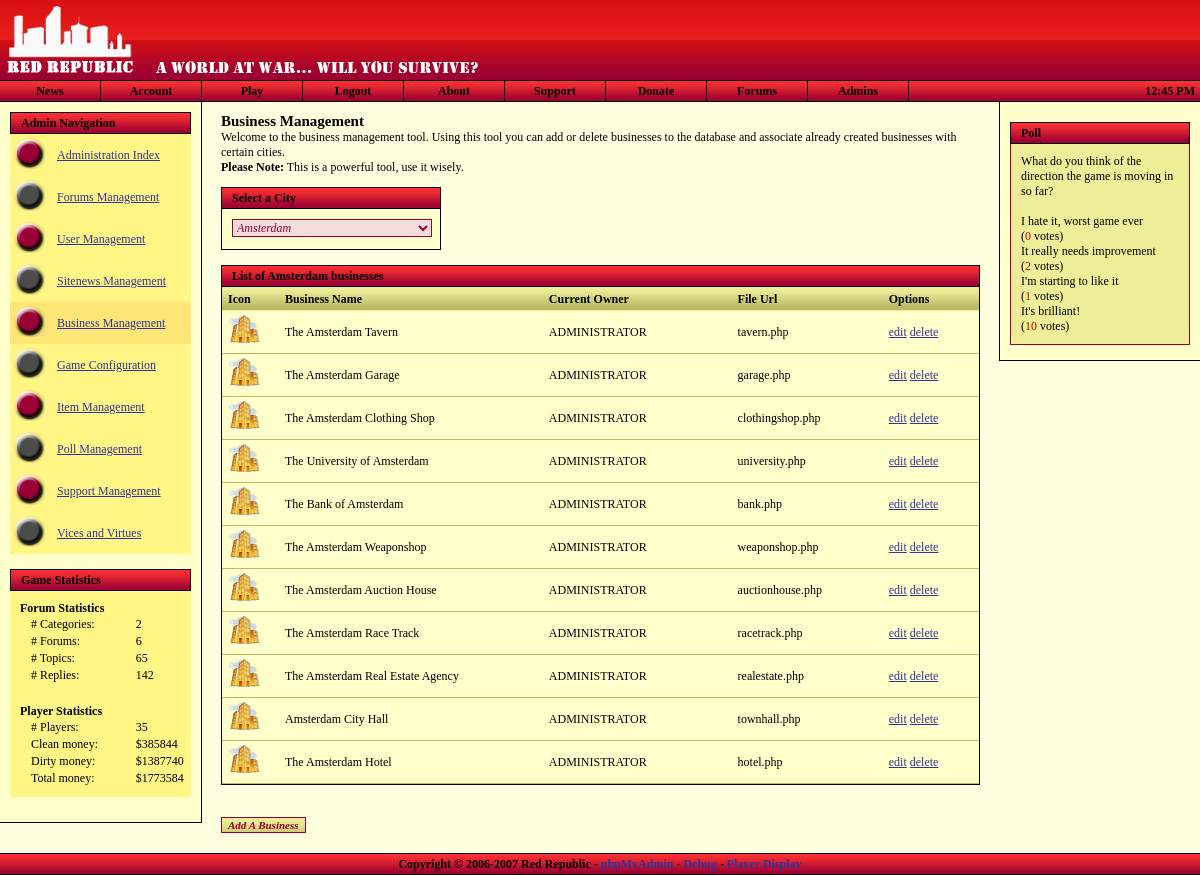
Screenshot of /admin/businessmanagement.php (signed in) with the database file from the repository.
### tables this page shows
CREATE TABLE `polls` (
  `id` bigint(20) NOT NULL auto_increment,
  `title` varchar(225) NOT NULL default '',
  `date` varchar(225) NOT NULL default '',
  `author` varchar(225) NOT NULL default '',
  `options` varchar(225) NOT NULL default '',
  `votes` bigint(20) NOT NULL default '0',
  `open` varchar(5) NOT NULL default '',
  `displayed` varchar(5) NOT NULL default '',
  KEY `id` (`id`)
);

CREATE TABLE `polls_options` (
  `id` bigint(20) NOT NULL auto_increment,
  `parent` bigint(20) NOT NULL default '0',
  `option` varchar(225) NOT NULL default '',
  `votes` bigint(20) NOT NULL default '0',
  KEY `id` (`id`)
);

CREATE TABLE `locations` (
  `id` bigint(20) NOT NULL auto_increment,
  `location_name` varchar(255) NOT NULL default '',
  `weather_url` varchar(255) NOT NULL default '',
  `min_temp` int(11) NOT NULL default '0',
  `max_temp` int(11) NOT NULL default '0',
  `avg_wind_dir` char(3) NOT NULL default '',
  `avg_wind_speed` int(11) NOT NULL default '0',
  `pressure` int(11) NOT NULL default '0',
  `dewpoint` int(11) NOT NULL default '0',
  `windchill` int(11) NOT NULL default '0',
  `humidity` int(11) NOT NULL default '0',
  `sunrise` time NOT NULL default '00:00:00',
  `sunset` time NOT NULL default '00:00:00',
  PRIMARY KEY  (`id`)
);

CREATE TABLE `localcity` (
  `id` bigint(20) NOT NULL auto_increment,
  `location_id` bigint(20) NOT NULL default '0',
  `business_id` bigint(20) NOT NULL default '0',
  PRIMARY KEY  (`id`)
);

CREATE TABLE `businesses` (
  `id` bigint(20) NOT NULL auto_increment,
  `business_type` int(11) NOT NULL default '0',
  `owner_id` bigint(20) NOT NULL default '0',
  `bank_id` bigint(20) NOT NULL default '0',
  `name` varchar(255) NOT NULL default '',
  `icon` varchar(255) NOT NULL default '',
  `desc` varchar(255) NOT NULL default '',
  `url` varchar(255) NOT NULL default '',
  `for_sale` varchar(5) NOT NULL default 'true',
  `sale_price` bigint(20) NOT NULL,
  PRIMARY KEY  (`id`)
);

CREATE TABLE `char_characters` (
  `id` bigint(20) NOT NULL auto_increment,
  `account_id` bigint(20) NOT NULL default '0',
  `nickname` varchar(25) NOT NULL default '',
  `firstname` varchar(25) NOT NULL default '',
  `lastname` varchar(25) NOT NULL default '',
  `gender` char(1) NOT NULL default '',
  `birthdate` date NOT NULL default '0000-00-00',
  `creationdate` date NOT NULL default '0000-00-00',
  `background` text NOT NULL,
  `money_clean` bigint(20) NOT NULL default '0',
  `money_dirty` bigint(20) NOT NULL default '0',
  `homecity` int(11) NOT NULL default '0',
  `location` int(11) NOT NULL default '0',
  `stats_id` bigint(20) NOT NULL default '0',
  `timers_id` bigint(20) NOT NULL default '0',
  `rank_id` bigint(20) NOT NULL default '0',
  `health` int(11) NOT NULL default '100',
  `maxhealth` int(11) NOT NULL default '100',
  `quote` text NOT NULL,
  PRIMARY KEY  (`id`)
);

### admin/businessmanagement.php (the view, shortened to what the rows shown need)
<?
$ext_style="forums_style.css";
$nav = "businessman";
include_once "../includes/utility.inc.php";
include_once "../includes/header.php";
?>
<h1>Business Management</h1>
<p>Welcome to the business management tool. Using this tool you can add or delete businesses to the database and associate already created businesses with certain cities.<br /><strong>Please Note:</strong> This is a powerful tool, use it wisely.</p>
<div style="width: 220px;">
	<div class="title" style="padding-left: 10px;">
	</div>
	<div class="content">
			<?
			$loc = "";
			$q = $db->query( "SELECT * FROM locations" );
			?>
	</div>
</div>
<?
$location_id = $_GET['locid'];
if ( !isset( $_GET['locid'] ) || $_GET['locid'] == "" )
{
	$r = $db->fetch_array( $q );
	$location_id = $r['id'];
	$loc = $r['location_name'];
}
		?>
<div class="title" style="padding-left: 10px;">
	List of <?=$loc;?> businesses
</div>
<div class="content" style="padding: 0px; margin-bottom: 30px;">
	<div class="row" style="background-color: #ee9; background-image: url('<?=$rootdir;?>/images/forumgrad_vert_20.png'); border: none;">
	</div>
	<?
	$q = $db->query( "SELECT * FROM localcity INNER JOIN businesses ON localcity.business_id = businesses.id INNER JOIN char_characters ON businesses.owner_id = char_characters.id WHERE location_id=$location_id" );
	while ( $r = $db->fetch_array( $q ) )
	{
	?>
	<div class="row">
		<table class="row">
			<tr>
				<td class="field" style="width: 50px;">
				<? if ( $r['icon'] != "" ) { ?><img src="<?=$r['icon'];?>" alt="" style="height: 32px; width: 32px;" /><? }
				else { ?><img src="../images/nav/nav_localcity.png" alt="" style="height: 32px; width: 32px;" /><? } ?>
				</td>
				<td class="field" style="width: 35%;"><?=$r['name'];?></td>
				<td class="field" style="width: 25%;"><?=$r['nickname'];?></td>
				<td class="field" style="width: 20%;"><?=$r['url'];?></td>
				<td class="field"><a href="<?=$PHP_SELF;?>?locid=<?=$location_id;?>&amp;act=edit&amp;bid=<?=$r['business_id'];?>">edit</a> <a href="<?=$PHP_SELF;?>?locid=<?=$location_id;?>&amp;act=delete&amp;bid=<?=$r['business_id'];?>">delete</a></td>
			</tr>
		</table>
	</div>
	<?
	}
	?>
</div>
<div style="margin-bottom: 30px; margin-top: 20px;">
<input type="button" class="std_input" value="Add A Business" style="background-color: #bb6; background-image: url('<?=$rootdir;?>/images/forumgrad_vert_20.png'); margin-right: 3px;" onclick="window.location = 'businessmanagement.php?locid=<?=$location_id;?>&amp;act=add';" />
</div>
<?
include_once "../includes/footer.php";
?>

### includes/header.php (shortened to what the rows shown need)
<?
include_once "utility.inc.php";
?>
<!DOCTYPE html PUBLIC "-//W3C//DTD XHTML 1.0 Strict//EN"
"http://www.w3.org/TR/xhtml1/DTD/xhtml1-strict.dtd">
<html xmlns="http://www.w3.org/1999/xhtml">
<head>
	<link rel="stylesheet" type="text/css" href="<?=$rootdir;?>/stylesheets/general_style.css" />
	<?
	if ( isset( $ext_style ) && $ext_style != "" )
	{
		$file = explode( "::", $ext_style );
		foreach ( $file as $value )
			echo "<link rel=\"stylesheet\" type=\"text/css\" href=\"" . $rootdir . "/stylesheets/" . trim( $value ) ."\" />\n";
	}
	?>
</head>
<body id="body" style="margin-left: 0px; margin-top: 0px; margin-right: 0px; margin-bottom: 0px;"
<?
if ( isset( $err ) && $err->is_error() ) { ?>onload="openErrorDisplay();"<? }
elseif ( isset( $nav ) && $nav == "events" && $char->hasEventRequest() ) { ?>onload="openEventRequest();"<? } ?>
>
<div style="position: relative; min-height: 100%;">
	<div class="maindiv">
		<div style="position: relative; min-height: 85%;">
			<? if ( isset( $_SESSION['ingame'] ) && user_auth() ) { ?>
			<div class="rightcontent">
				<div class="title" style="background: url('<?=$rootdir;?>/images/forumgrad_vert_20.png'); text-align: right; margin: 10px;">
				<?
				if ( $char->hasEventRequest() )
				{
					?>
					<img src="<?=$rootdir;?>/images/icon_read_red_anim.gif" alt="I" title="You have an event request." onclick="window.location='<?=$rootdir;?>/events/index.php';" style="margin-top: 2px; cursor: pointer;" />
					<?
				}
				$mailboxquery = $db->query( "SELECT * FROM char_mailbox WHERE char_id=". $char->character_id ." AND has_arrived=1" );
				if ( $db->getRowCount( $mailboxquery ) == 0 )
				{
					?>
					<img src="<?=$rootdir;?>/images/icon_mailbox.png" alt="I" title="Go to your mailbox" onclick="window.location='<?=$rootdir;?>/mailbox.php';" style="margin-top: 2px; cursor: pointer;" />
					<?
				}
				else
				{
					?>
					<img src="<?=$rootdir;?>/images/icon_mailbox_anim.gif" alt="I" title="You've got mail." onclick="window.location='<?=$rootdir;?>/mailbox.php';" style="margin-top: 2px; cursor: pointer;" />
					<?
				}
				?>
				<img src="<?=$rootdir;?>/images/charstats.png" alt="I" title="Show Character Information" onclick="showCharacter();" style="margin-top: 2px; cursor: pointer;" />
				<img src="<?=$rootdir;?>/images/icon_inventory.gif" alt="I" title="Show Inventory Listing" onclick="showInventory();" style="margin-top: 2px; cursor: pointer;" />
				<img src="<?=$rootdir;?>/images/icon_users.png" alt="U" title="Show User List" onclick="showUserList();" style="margin-top: 2px; cursor: pointer;" />
				</div>
				<div class="title" style="margin: 10px; margin-bottom: 0px;">
					<div style="margin-left: 10px;">Avatar</div>
				</div>
				<div class="content" style="border: none; margin-left: 10px; margin-right: 10px; background-color: #fff686;">
					<img src="<?=$rootdir;?>/images/<?
					if ( strlen( $char->avatar_url ) == 0 ) { print("cs_avatar150x150.png"); } else { print( $char->avatar_url ); }
					?>" alt="Avatar" style="margin-left: 5px;" />
				</div>
				<div class="title" style="margin: 10px; margin-bottom: 0px;">
					<div style="margin-left: 10px;">Character Information</div>
				</div>
				<div class="content" style="border: none; margin-left: 10px; margin-right: 10px; background-color: #fff686;">
				<table style="width: 100%;" cellspacing="0">
				<tr>
					<td style="width: 45%;"><strong>Nick:</strong></td><td><?=$char->nickname;?></td>
				</tr><tr>
					<td style="width: 45%;"><strong>First:</strong></td><td><?=$char->firstname;?></td>
				</tr><tr>
					<td style="width: 45%;"><strong>Last:</strong></td><td><?=$char->lastname;?></td>
				</tr><tr>
					<td style="width: 45%;"><strong>Birth:</strong></td><td><?=date( dateDisplay(), strtotime( $char->birthdate ) );?></td>
				</tr><tr>
					<td style="width: 45%;"><strong>Sex:</strong></td><td><?=$char->gender_full;?></td>
				</tr><tr>
					<td colspan="2" style="height: 15px;">&nbsp;</td>
				</tr><tr>
					<td colspan="2" align="center" style="padding: 0px; border: 1px solid #990033; border-bottom: none; color: #fff; height: 20px; background: url( '<?=$rootdir;?>/images/grad_vert_20.png' ); width: 100%;">
						<strong>Health</strong>
					</td>
				</tr><tr>
					<td colspan="2" style="border: solid 1px #990033; border-top: none; padding: 0px;">
						<table style="width: 100%; padding: 0px;" cellspacing="0" cellpadding="0">
						<tr>
						<? $leftwidth = $char->health / $char->maxhealth; $leftwidth *= 100; ?>
						<td style="width: <?=$leftwidth;?>%; padding: 3px; background-color: green; color: white; text-align: center;"><?=$leftwidth;?>%</td>
						<td style="width: <?=(100-$leftwidth);?>%;"></td>
						</tr>
						</table>
					</td>
				</tr><tr>
					<td colspan="2" style="height: 15px;">&nbsp;</td>
				</tr>
				<?
				if ( $char->hasVehicle() )
				{
					?>
					<tr>
						<td colspan="2" align="center" style="padding: 0px; border: 1px solid #990033; border-bottom: none; color: #fff; height: 20px; background: url( '<?=$rootdir;?>/images/grad_vert_20.png' ); width: 100%;">
						<strong><?=$char->getVehicleInfo('name');?></strong>
						</td>
					</tr><tr>
						<td colspan="2" style="border: solid 1px #990033; border-top: none; padding: 0px;">
							<table style="width: 100%; padding: 0px;" cellspacing="0" cellpadding="0">
							<tr>
							<? $leftwidth = $char->getVehicleHealth() / 100; $leftwidth *= 100; ?>
							<td style="width: <?=$leftwidth;?>%; padding: 3px; background-color: #36505F; color: white; text-align: center;"><?=$leftwidth;?>%</td>
							<td style="width: <?=(100-$leftwidth);?>%;"></td>
							</tr>
							</table>
						</td>
					</tr>
					<?
				}
				?>
				<tr>
					<td colspan="2" style="height: 15px;">&nbsp;</td>
				</tr><tr>
					<td colspan="2" style="text-align: center; border: 1px solid #990033; border-bottom: none; color: #fff; height: 20px; background: url( '<?=$rootdir;?>/images/grad_vert_20.png' ); width: 100%; padding: 0px;">
						<strong>Money</strong>
					</td>
				</tr><tr>
					<td style="width: 45%; border: solid 1px #990033; border-top: none; border-bottom: none; padding: 2px;"><strong>Money:</strong></td><td  style="border-right: solid 1px #990033; padding: 2px;" id="money_clean">$<?=$char->money_clean;?></td>
				</tr><tr>
					<td style="width: 45%; border: solid 1px #990033; padding: 2px;"><strong>Dirty:</strong></td><td style="border: solid 1px #990033; border-left: none; padding: 2px;">$<?=$char->money_dirty;?></td>
				</tr><tr>
					<td colspan="2" style="height: 15px;">&nbsp;</td>
				</tr>
				</table>
				</div>
			</div>
			<? } else { ?>
			<div class="rightcontent">
				<div class="title" style="margin-top: 20px; margin-left: 10px; margin-right: 10px; padding-left: 10px;">
					Poll
				</div>
				<div class="navcontent" style="margin-left: 10px; margin-right: 10px;">
					<?
					$pollQuery = $db->query( "SELECT * FROM polls WHERE open='true' AND displayed='true'" );
					if ( $db->getRowcount( $pollQuery ) == 0 )
					{
						print("Sorry, no polls found.");
					} else {
						$poll = $db->fetch_array( $pollQuery );
						$voterQuery = $db->query( "SELECT * FROM polls_voters WHERE ip='" . $_SERVER["REMOTE_ADDR"] . "' AND poll=" . $poll['id'] );
						print( $poll['title'] . "<br />");
						if ( $db->getRowCount( $voterQuery ) == 0 )
						{
							?>
							<form method='post' action='<?=$rootdir;?>/vote.php'>
							<p>
							<input type='hidden' name='id' value='<?=$poll['id'];?>' />
							<?
							$optionQuery = $db->query( "SELECT * FROM polls_options WHERE parent=" . $poll['id'] . " ORDER BY id ASC" );
							while ( $option = $db->fetch_array( $optionQuery ) )
							{
								?>
								<input type="radio" class='std_input' name="option" value="<?=$option['id'];?>" /> <?=$option['option'];?><br />
								<?
							}
							?>
							<br />
							<input type="submit" class='std_input' name="vote" value="Vote" />
							</p>
							</form>
							<?
						} else {
							?><br /><?
							$optionQuery = $db->query( "SELECT * FROM polls_options WHERE parent=" . $poll['id'] );
							while ( $option = $db->fetch_array( $optionQuery ) )
							{
								?>
								<?=$option['option'];?><br />(<span style='color: #CC0000'><?=$option['votes'];?></span> votes)<br />
								<?
							}
						}
					}
					?>
				</div>
			</div>
			<? } ?>
			<div class="pagecontent">

### rows the page displays
polls: title "What do you think of the direction the game is moving in so far?"
polls_options: option "I hate it, worst game ever", votes "0"
polls_options: option "It really needs improvement", votes "2"
polls_options: option "I'm starting to like it", votes "1"
polls_options: option "It's brilliant!", votes "10"
locations: location_name "Amsterdam"
localcity: business.name "The Amsterdam Tavern", char_characters.nickname "ADMINISTRATOR", business.url "tavern.php"
localcity: business.name "The Amsterdam Garage", char_characters.nickname "ADMINISTRATOR", business.url "garage.php"
localcity: business.name "The Amsterdam Clothing Shop", char_characters.nickname "ADMINISTRATOR", business.url "clothingshop.php"
localcity: business.name "The University of Amsterdam", char_characters.nickname "ADMINISTRATOR", business.url "university.php"
localcity: business.name "The Bank of Amsterdam", char_characters.nickname "ADMINISTRATOR", business.url "bank.php"
localcity: business.name "The Amsterdam Weaponshop", char_characters.nickname "ADMINISTRATOR", business.url "weaponshop.php"
localcity: business.name "The Amsterdam Auction House", char_characters.nickname "ADMINISTRATOR", business.url "auctionhouse.php"
localcity: business.name "The Amsterdam Race Track", char_characters.nickname "ADMINISTRATOR", business.url "racetrack.php"
localcity: business.name "The Amsterdam Real Estate Agency", char_characters.nickname "ADMINISTRATOR", business.url "realestate.php"
localcity: business.name "Amsterdam City Hall", char_characters.nickname "ADMINISTRATOR", business.url "townhall.php"
localcity: business.name "The Amsterdam Hotel", char_characters.nickname "ADMINISTRATOR", business.url "hotel.php"

### other values shown
$numcategories "2"
$numforums "6"
$numtopics "65"
$numreplies "142"
$numplayers "35"
$totalcmoney[0] "385844"
$totaldmoney[0] "1387740"
$totalmoney "1773584"
form field value "Amsterdam"
